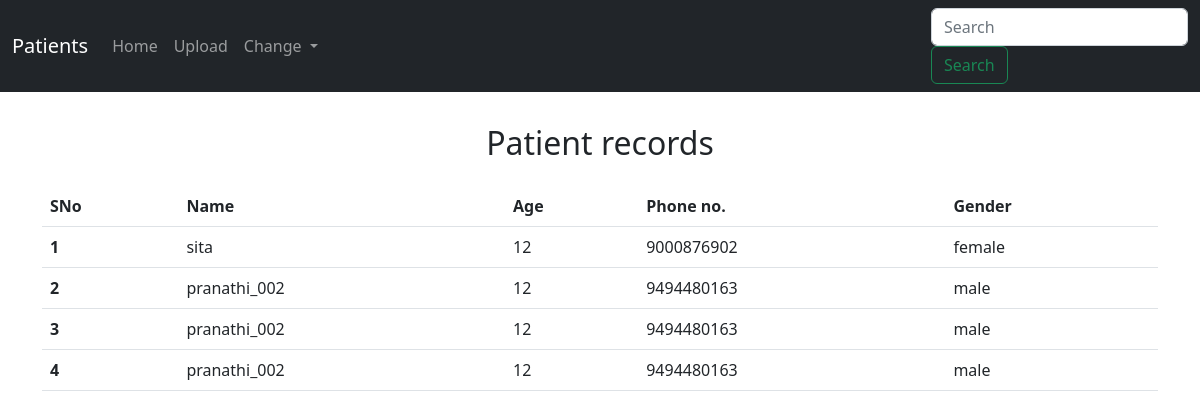
/update, run on the app's committed database.
### main/models.py (models this page shows, shortened)
class Student(models.Model):
    name=models.CharField(max_length=20)
    age=models.CharField(max_length=20)
    phone=models.CharField(max_length=10)
    gender=models.CharField(max_length=30,default="")
    limage=models.ImageField(upload_to='media/images',default="")
    rimage=models.ImageField(upload_to='media/images',default="")
    res1=models.CharField(max_length=22,default="")
    res2=models.CharField(max_length=22,default="")

### main/views.py (the view)
# urls.py: path('update',views.update,name='update'),
def update(request):
    allTasks = Student.objects.all()
    context={'records':allTasks}
    return render(request,'update.html',context)

### templates/update.html
{% extends 'base.html' %}
{% block body %}
<div class="container my-3">
    <h2 class="text-center py-3"> Patient records</h2>
    <table class="table">
        <thead>
            <tr>
                <th scope="col">SNo</th>
                <th scope="col">Name</th>
                <th scope="col">Age</th>
                <th scope="col">Phone no.</th>
                <th scope="col">Gender</th>
            </tr>
        </thead>
        <tbody>
            {% for record in records  %}
            <tr>
                <th scope="row">{{forloop.counter}}</th>
                <td>{{record.name}}</td>
                <td>{{record.age}}</td>
                <td>{{record.phone}}</td>
                <td>{{record.gender}}</td>
            </tr>
            {% endfor %}
        </tbody>
{% endblock body %}

### templates/base.html (shortened to what this page needs)
<!doctype html>
<html lang="en">
  <head>
    <link href="https://cdn.jsdelivr.net/npm/bootstrap@5.2.1/dist/css/bootstrap.min.css" rel="stylesheet">
  </head>
  <body>
    <nav class="navbar navbar-expand-lg text-bg-dark navbar-dark">
        <div class="container-fluid">
          <a class="navbar-brand" href="#">Patients</a>
          <div class="collapse navbar-collapse" id="navbarSupportedContent">
            <ul class="navbar-nav me-auto mb-2 mb-lg-0">
              <li class="nav-item">
                <a class="nav-link" aria-current="page" href="/home">Home</a>
              </li>
            <li class="nav-item">
              <a class="nav-link" href="/upload">Upload</a>
            </li>
              <li class="nav-item dropdown">
                <a class="nav-link dropdown-toggle" href="#" role="button" data-bs-toggle="dropdown" aria-expanded="false">
                  Change
                </a>
              </li>
            </ul>
          </div>
          <form method="get" class="form-inline my-2 my-lg-0" action='/home'>
            <input name="q" class="form-control mr-sm-2" type="search" placeholder="Search" aria-label="Search">
            <button class="btn btn-outline-success my-2 my-sm-0" type="submit">Search</button>
          </form>
        </div>
      </nav>
{% block body %}{% endblock body %}
  </body>
</html>

### data on the page
Student: name "sita", age "12", phone "9000876902", gender "female"
Student: name "pranathi_002", age "12", phone "9494480163", gender "male"
Student: name "pranathi_002", age "12", phone "9494480163", gender "male"
Student: name "pranathi_002", age "12", phone "9494480163", gender "male"
